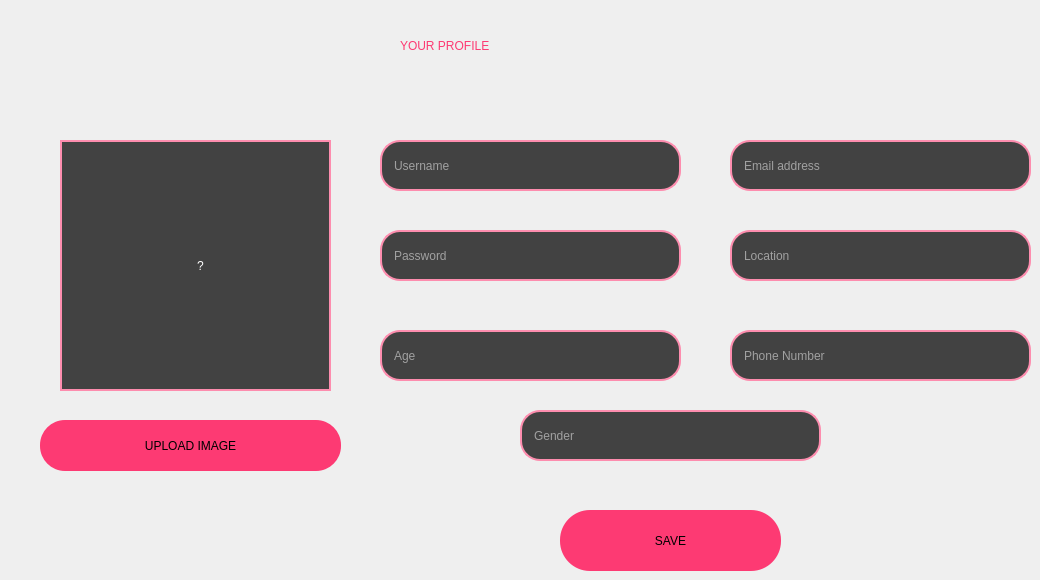
          <widget class="QWidget" name="Account_page">
           <widget class="QLabel" name="profile_account_widget">
            <property name="geometry">
             <rect>
              <x>400</x>
              <y>10</y>
              <width>271</width>
              <height>71</height>
             </rect>
            </property>
            <property name="styleSheet">
             <string notr="true">color: rgb(253, 58, 115);
font: 75 22pt &quot;MS Shell Dlg 2&quot;;</string>
            </property>
            <property name="text">
             <string>YOUR PROFILE</string>
            </property>
           </widget>
           <widget class="QPushButton" name="Save_button">
            <property name="geometry">
             <rect>
              <x>560</x>
              <y>510</y>
              <width>221</width>
              <height>61</height>
             </rect>
            </property>
            <property name="styleSheet">
             <string notr="true">QPushButton{
	background-color: rgb(253, 58, 115);
	border-radius: 30px;
	font: 14pt &quot;Arial&quot;;
}
QPushButton:hover{
	background-color: rgb(253, 141, 174);
}</string>
            </property>
            <property name="text">
             <string>SAVE</string>
            </property>
           </widget>
           <widget class="QLineEdit" name="Account_username_Input">
            <property name="geometry">
             <rect>
              <x>380</x>
              <y>140</y>
              <width>301</width>
              <height>51</height>
             </rect>
            </property>
            <property name="styleSheet">
             <string notr="true">QLineEdit{
	background: #424242;
	border: 2px solid rgb(253, 141, 174);
	border-radius: 20px;
	padding-left: 10px;
	font: 14pt &quot;Arial&quot;;
	color: rgb(255, 255, 255);
}
QLineEdit:focus{
	border: 2px solid #FD3A73;
}</string>
            </property>
            <property name="placeholderText">
             <string>Username</string>
            </property>
           </widget>
           <widget class="QLineEdit" name="Account_age_Input">
            <property name="geometry">
             <rect>
              <x>380</x>
              <y>330</y>
              <width>301</width>
              <height>51</height>
             </rect>
            </property>
            <property name="styleSheet">
             <string notr="true">QLineEdit{
	background: #424242;
	border: 2px solid rgb(253, 141, 174);
	border-radius: 20px;
	padding-left: 10px;
	font: 14pt &quot;Arial&quot;;
	color: rgb(255, 255, 255);
}
QLineEdit:focus{
	border: 2px solid #FD3A73;
}</string>
            </property>
            <property name="placeholderText">
             <string>Age</string>
            </property>
           </widget>
           <widget class="QLineEdit" name="Account_email_Input">
            <property name="geometry">
             <rect>
              <x>730</x>
              <y>140</y>
              <width>301</width>
              <height>51</height>
             </rect>
            </property>
            <property name="styleSheet">
             <string notr="true">QLineEdit{
	background: #424242;
	border: 2px solid rgb(253, 141, 174);
	border-radius: 20px;
	padding-left: 10px;
	font: 14pt &quot;Arial&quot;;
	color: rgb(255, 255, 255);
}
QLineEdit:focus{
	border: 2px solid #FD3A73;
}</string>
            </property>
            <property name="placeholderText">
             <string>Email address</string>
            </property>
           </widget>
           <widget class="QLineEdit" name="Account_location_Input">
            <property name="geometry">
             <rect>
              <x>730</x>
              <y>230</y>
              <width>301</width>
              <height>51</height>
             </rect>
            </property>
            <property name="styleSheet">
             <string notr="true">QLineEdit{
	background: #424242;
	border: 2px solid rgb(253, 141, 174);
	border-radius: 20px;
	padding-left: 10px;
	font: 14pt &quot;Arial&quot;;
	color: rgb(255, 255, 255);
}
QLineEdit:focus{
	border: 2px solid #FD3A73;
}</string>
            </property>
            <property name="placeholderText">
             <string>Location</string>
            </property>
           </widget>
           <widget class="QLineEdit" name="Account_Phone_number_Input">
            <property name="geometry">
             <rect>
              <x>730</x>
              <y>330</y>
              <width>301</width>
              <height>51</height>
             </rect>
            </property>
            <property name="styleSheet">
             <string notr="true">QLineEdit{
	background: #424242;
	border: 2px solid rgb(253, 141, 174);
	border-radius: 20px;
	padding-left: 10px;
	font: 14pt &quot;Arial&quot;;
	color: rgb(255, 255, 255);
}
QLineEdit:focus{
	border: 2px solid #FD3A73;
}</string>
            </property>
            <property name="placeholderText">
             <string>Phone Number</string>
            </property>
           </widget>
           <widget class="QLineEdit" name="Account_password_Input">
            <property name="geometry">
             <rect>
              <x>380</x>
              <y>230</y>
              <width>301</width>
              <height>51</height>
             </rect>
            </property>
            <property name="styleSheet">
             <string notr="true">QLineEdit{
	background: #424242;
	border: 2px solid rgb(253, 141, 174);
	border-radius: 20px;
	padding-left: 10px;
	font: 14pt &quot;Arial&quot;;
	color: rgb(255, 255, 255);
}
QLineEdit:focus{
	border: 2px solid #FD3A73;
}</string>
            </property>
            <property name="placeholderText">
             <string>Password</string>
            </property>
           </widget>
           <widget class="QPushButton" name="Upload_image_button">
            <property name="geometry">
             <rect>
              <x>40</x>
              <y>420</y>
              <width>301</width>
              <height>51</height>
             </rect>
            </property>
            <property name="styleSheet">
             <string notr="true">QPushButton{
	background-color: rgb(253, 58, 115);
	border-radius: 25px;
	font: 11pt &quot;Arial&quot;;
}
QPushButton:hover{
	background-color: rgb(253, 141, 174);
}</string>
            </property>
            <property name="text">
             <string>UPLOAD IMAGE</string>
            </property>
           </widget>
           <widget class="QLabel" name="Account_image_Input">
            <property name="geometry">
             <rect>
              <x>60</x>
              <y>140</y>
              <width>271</width>
              <height>251</height>
             </rect>
            </property>
            <property name="styleSheet">
             <string notr="true">QLabel{
	background: #424242;
	border: 2px solid rgb(253, 141, 174);
	padding-left: 10px;
	font: 78pt &quot;Arial&quot;;
	color: rgb(255, 255, 255);
}
QLiabel:focus{
	border: 2px solid #FD3A73;
}</string>
            </property>
            <property name="text">
             <string>?</string>
            </property>
            <property name="scaledContents">
             <bool>true</bool>
            </property>
            <property name="alignment">
             <set>Qt::AlignCenter</set>
            </property>
           </widget>
           <widget class="QLineEdit" name="Account_gender_Input">
            <property name="geometry">
             <rect>
              <x>520</x>
              <y>410</y>
              <width>301</width>
              <height>51</height>
             </rect>
            </property>
            <property name="styleSheet">
             <string notr="true">QLineEdit{
	background: #424242;
	border: 2px solid rgb(253, 141, 174);
	border-radius: 20px;
	padding-left: 10px;
	font: 14pt &quot;Arial&quot;;
	color: rgb(255, 255, 255);
}
QLineEdit:focus{
	border: 2px solid #FD3A73;
}</string>
            </property>
            <property name="text">
             <string/>
            </property>
            <property name="placeholderText">
             <string>Gender</string>
            </property>
           </widget>
          </widget>
